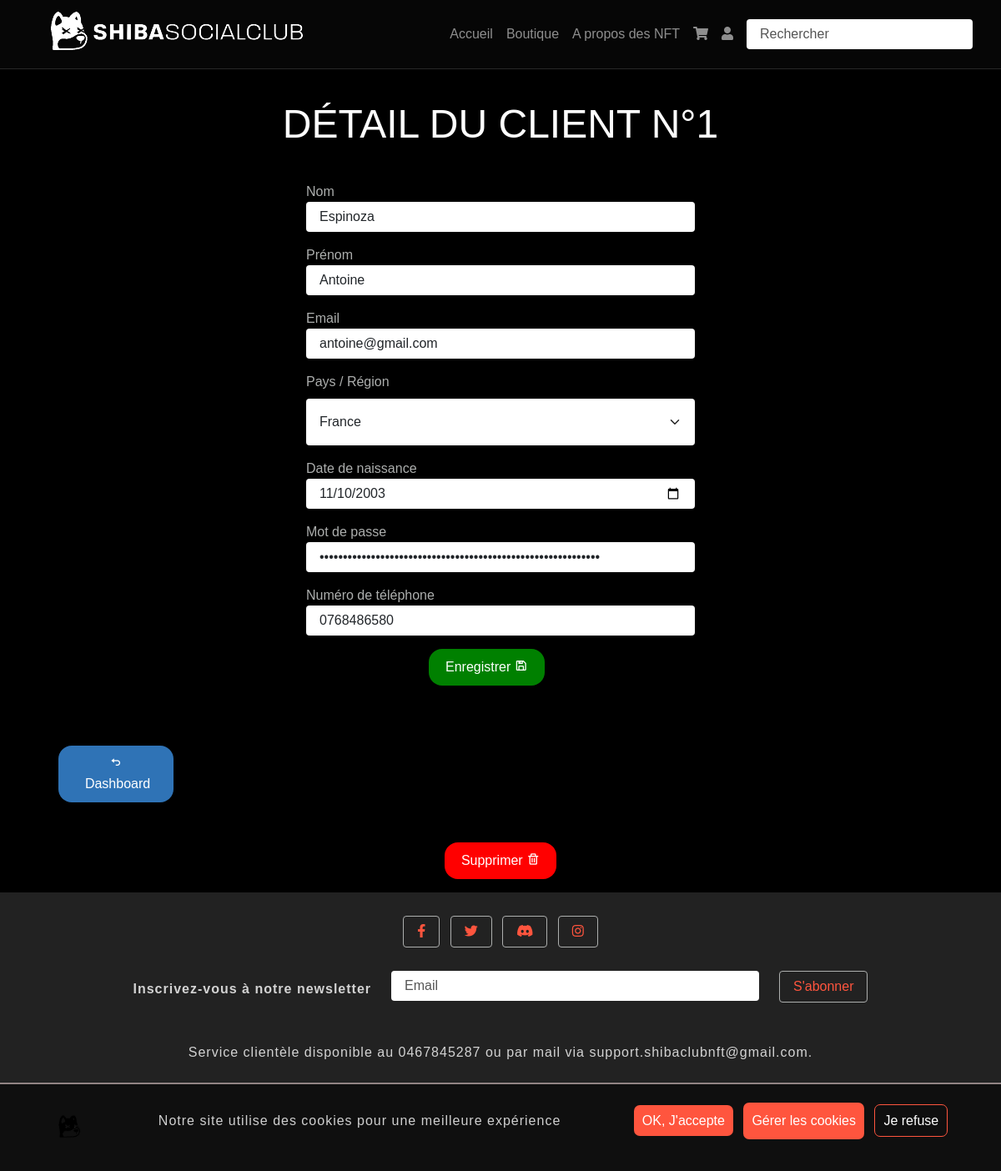
/client/1/ (signed in), run on the app's committed database.
### tables this page shows
CREATE TABLE IF NOT EXISTS `client` (
	`idClient` integer NOT NULL AUTO_INCREMENT,
	`email` varchar(128) UNIQUE,
	`cpt` char(5),
	`ville` varchar(64),
	`pays` varchar(64),
	`aPostale` varchar(128),
	`nom` varchar(64),
	`prenom` varchar(64),
	`dateN` date,
	`tel` char(10),
    `mdp` varchar(128),
	`roles` varchar(32),
	`newsletter` integer DEFAULT 0,
	CONSTRAINT `pk_client` PRIMARY KEY (`idClient`)
);

### model/utils-form.php (called while the page is built)
<?php
function nettoyer($data){
    $data = trim($data);
    $data = stripslashes($data);
    $data = htmlspecialchars($data);
    return $data;
}
?>

### controller/ClientController.php (called while the page is built, shortened)
<?php
class ClientController extends Controller {
    public static function edit($params){
        if(isset($_SESSION['user'])) {
            if($_SESSION['user']->getRole() == 'admin') {
                if(isset($_GET['idC'])) {
                    $idClient = nettoyer(filter_var($_GET['idC'], FILTER_VALIDATE_INT));
                    $exist = ClientManager::existClient($idClient);
                    if($exist == true) {
                        $unClient = ClientManager::getUnClientById($idClient);
                    } else {
                        $unClient = null;
                    }
                }
                $mess = '';
            }
        }
        $view = ROOT.'/view/editClient.php';
        $params = array();
        $params['unClient'] = $unClient;
        $params['mess'] = $mess;
        $params['exist'] = $exist;
        self::render($view, $params);
    }
}

### model/DbManager.php (called while the page is built, shortened)
<?php
class DbManager {
    private static ?\PDO $cnx = null;
    public static function getConnexion(){
        if(self::$cnx == null){
            try {
                $dsn = 'mysql:host='. HOST.';port='.PORT.';dbname='.DBNAME.';charset='.CHARSET;
                self::$cnx = new PDO($dsn, LOGIN, MDP);
                self::$cnx->setAttribute(PDO::ATTR_ERRMODE, PDO::ERRMODE_EXCEPTION);
            } catch (PDOException $e) {
                die('Erreur : '.$e->getMessage());
            }
        }
        return self::$cnx;
    }
}

### model/ClientManager.php (called while the page is built, shortened)
<?php
class ClientManager {
    private static ?\PDO $cnx = null;
    private static Client $unClient;
    public static function getUnClientById(int $identifier): Client
    {
        try{
            $sql = 'SELECT idClient, nom, prenom, email, mdp, tel, dateN, aPostale, ville, cpt, pays, roles FROM client';
            $sql .= ' WHERE idClient = :id_client;';
            self::$cnx->setAttribute(PDO::ATTR_ERRMODE, PDO::ERRMODE_EXCEPTION);
            $stmt = self::$cnx->prepare($sql);
            $stmt->bindParam(':id_client', $identifier, PDO::PARAM_INT);
            $stmt->execute();
            $stmt->setFetchMode(PDO::FETCH_ASSOC);
            $row = $stmt->fetch();
            self::$unClient = new Client();
            self::$unClient->setId($row['idClient']);
            self::$unClient->setEmail($row['email']);
            self::$unClient->setCpt($row['cpt']);
            self::$unClient->setVille($row['ville']);
            self::$unClient->setPays($row['pays']);
            self::$unClient->setAdressePostale($row['aPostale']);
            self::$unClient->setNom($row['nom']);
            self::$unClient->setPrenom($row['prenom']);
            $laDateNaissance = new DateTime($row['dateN']);
            self::$unClient->setDateNaissance($laDateNaissance);
            self::$unClient->setTel($row['tel']);
            self::$unClient->setMdp($row['mdp']);
            self::$unClient->setRole($row['roles']);
            return self::$unClient;
        } catch (PDOException $e) {
            die('Erreur : '. $e->getMessage());
        }
    }
    public static function existClient(int $idClient): bool
    {
        try{
            if(self::$cnx == null) {
                self::$cnx = DbManager::getConnexion();
            }
            $exist = false;
            $sql = 'SELECT idClient, email, cpt, ville, pays, aPostale, nom, prenom, dateN, tel, mdp, roles';
            $sql .= ' FROM client';
            $sql .= ' WHERE idClient = :idClient';
            $stmt = self::$cnx->prepare($sql);
            $stmt->bindParam(':idClient', $idClient, PDO::PARAM_INT);
            $stmt->execute();
            $row = $stmt->rowCount();
            if($row == 1) {
                $exist = true;
            }
            return $exist;
        } catch (PDOException $e) {
            die('Erreur : '. $e->getMessage());
        }
    }
}
?>

### model/Client.php (called while the page is built, shortened)
<?php
class Client {
    private int $id;
    private string $email;
    private string $pays;
    private string $nom;
    private string $prenom;
    private int $tel;
    private string $mdp;
    private ?DateTime $dateNaissance;
    private string $role;
    public function getId(): int {
        return $this->id;
    }
    public function setId(int $id) {
        $this->id = $id;
    }
    public function getEmail(): string{
        return $this->email;
    }
    public function setEmail(string $email){
        $this->email = $email;
    }
    public function getPays(): string{
        return $this->pays;
    }
    public function setPays(string $pays){
        $this->pays = $pays;
    }
    public function getNom(): string{
        return $this->nom;
    }
    public function setNom(string $nom){
        $this->nom = $nom;
    }
    public function getPrenom(): string{
        return $this->prenom;
    }
    public function setPrenom(string $prenom){
        $this->prenom = $prenom;
    }
    public function getTel(): int{
        return $this->tel;
    }
    public function setTel(int $tel){
        $this->tel = $tel;
    }
    public function getMdp(): string{
        return $this->mdp;
    }
    public function setMdp(string $mdp){
        $this->mdp = $mdp;
    }
    public function getDateNaissance(): ?DateTime{
        return $this->dateNaissance;
    }
    public function setDateNaissance(DateTime $dateNaissance){
        $this->dateNaissance = $dateNaissance;
    }
    public function getRole(): string{
        return $this->role;
    }
    public function setRole(string $role){
        $this->role = $role;
    }
}
?>

### controller/Controller.php (called while the page is built)
<?php
    class Controller {
        public static function render($view, $params){
            extract($params);
            require_once $view;
        }
    }
?>

### view/editClient.php (the view, shortened to what this page needs)
<?php
 if(!isset($_SESSION['user']) || $exist == false || $_SESSION['user']->getRole() != 'admin') {
    header('Location: '.SERVER_URL.'/erreur/');
} else {
include 'header.php';
?>
        <form class="needs-validation m-4 py-5" method="POST" action="/client/<?= $unClient->getId() ?>/">
            <div class="row text-center">
                <h1 class="mb-4">Détail du Client n°<?= $unClient->getId() ?></h1>
            </div>
            <div class="row justify-content-center mt-3">
                <div class="col-lg-5">
                    <div class="mb-3">
                        <label for="nom">Nom</label>
                        <input type="text" name="nom" class="form-control" id="nom" placeholder="Nom de famille" value="<?= $unClient->getNom() ?>" pattern="^[A-Za-z]+$" minlength="2" maxlength="64" required>
                    </div>
                </div>
            </div>
            <div class="row justify-content-center">
                <div class="col-lg-5">
                    <div class="mb-3">
                        <label for="prenom">Prénom</label>
                        <input type="text" name="prenom" class="form-control" id="prenom" placeholder="Prénom" value="<?= $unClient->getPrenom() ?>" pattern="^[A-Za-z]+$" minlength="2" maxlength="64" required>
                    </div>
                </div>
            </div>
            <div class="row justify-content-center">
                <div class="col-lg-5">
                    <div class="mb-3">
                        <label for="email">Email</label>
                        <input type="text" name="email" class="form-control" id="email" placeholder="Email" value="<?= $unClient->getEmail() ?>" pattern="^[a-zA-Z0-9.!#$%&'*+/=?^_`{|}~-]+@[a-zA-Z0-9-]+(?:\.[a-zA-Z0-9-]+)*$" maxlength="128" required>
                    </div>
                </div>
            </div>
            <div class="row justify-content-center">
                <div class="col-lg-5">
                    <div class="mb-3">
                    <label class="form-label">Pays / Région</label>
                        <select class="form-select p-3" id="select-pays" name="pays" aria-label="Default select example">
                        <option selected><?= $unClient->getPays() ?></option>
                        </select>
                    </div>
                </div>
            </div>
            <div class="row justify-content-center">
                <div class="col-lg-5">
                    <div class="mb-3">
                        <label for="date">Date de naissance</label>
                        <input type="date" name="date" class="form-control" id="date" value="<?= $unClient->getDateNaissance()->format('Y-m-d') ?>" required min="1910-01-01" max="2012-01-01">
                    </div>
                </div>
            </div>
            <div class="row justify-content-center">
                <div class="col-lg-5">
                    <div class="mb-3">
                        <label for="mdp">Mot de passe</label>
                        <input type="password" name="mdp" class="form-control" id="mdp" value="<?= $unClient->getMdp() ?>" placeholder="Mot de passe" required pattern="(?=.*\d)(?=.*[a-z])(?=.*[A-Z]).{8,}" minlength="8" TITLE="Le mot de passe doit contenir au moins 8 caractères composés d'au moins un chiffre et d'une lettre majuscule et minuscule.">
                    </div>
                </div>
            </div>
            <div class="row justify-content-center">
                <div class="col-lg-5">
                    <div class="mb-3">
                        <label for="tel">Numéro de téléphone</label>
                        <input type="tel" name="tel" class="form-control" id="tel" value="0<?= $unClient->getTel() ?>" placeholder="Numéro de téléphone" pattern="[0]{1}[0-9]{9}" minlength="10" maxlength="10">
                    </div>
                </div>
            </div>
            <div class="row justify-content-center">
                <div class="col-lg-2">
                    <button class="btnGreen" data-id="<?= $unClient->getId() ?>" name="editSubmit" type="submit">Enregistrer <i class='bx bx-save'></i></button>
                </div>
            </div>
        </form>
        <div class="container">
            <div class="row text-center">
                <div class="col-lg-2 mb-5">
                    <a href="/produit/" class="offset-2 btnBlue"><i class='bx bx-undo'></i>&nbsp;Dashboard</a>
                </div>
            </div>
            <div class="row text-center justify-content-center">
                <div class="col-lg-6 col-md-6 col-sm-6 col-6 mb-3" id="dClient">
                    <button class="btnRed deleteSubmit" name="deleteSubmit" data-bs-toggle="modal" data-bs-target="#modalClient" data-id="<?= $unClient->getId() ?>">Supprimer <i class='bx bx-trash'></i></button>
                </div>
            </div>
        </div>
        <?php
        include 'footer.php';
        ?>
    </body>
</html>
<?php } ?>

### css/styles.css (style rules this page uses)
:root { --primary-color: #ff553e; --secondary-color: #333; --white-color: #fff; --black-color: #000; }
html { scroll-behavior: smooth; }
body { font-size: 100%; font-weight: 400; font-family: 'Dosis', sans-serif; }
h1 { font-size: 3rem; font-weight: 400; margin-bottom: 1rem; text-transform: uppercase; color: var(--white-color); }
.btnBlue { transition: .4s; display: inline-block; background: #2f73b6; border: none; border-radius: 1rem; padding: 10px 20px; color: var(--white-color); text-decoration: none; }
.btnRed { transition: .4s; display: inline-block; background: red; border: none; border-radius: 1rem; padding: 10px 20px; color: var(--white-color); text-decoration: none; }
.btnGreen { transition: .4s; display: inline-block; background: green; border: none; border-radius: 1rem; padding: 10px 20px; color: var(--white-color); text-decoration: none; }

### data on the page
client: idClient "1", nom "Espinoza", prenom "Antoine", email "antoine@gmail.com", pays "France", tel "0768486580"
